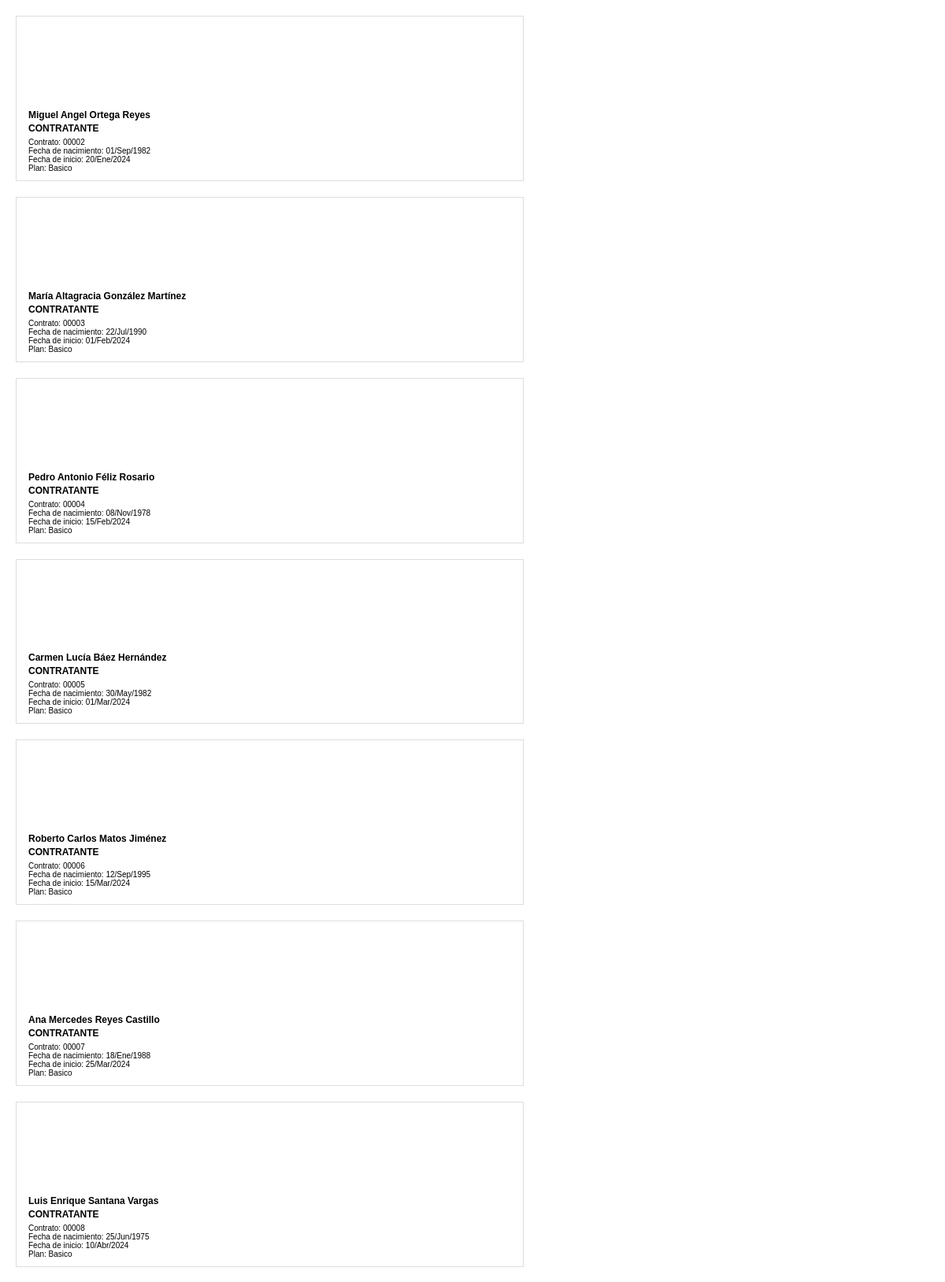
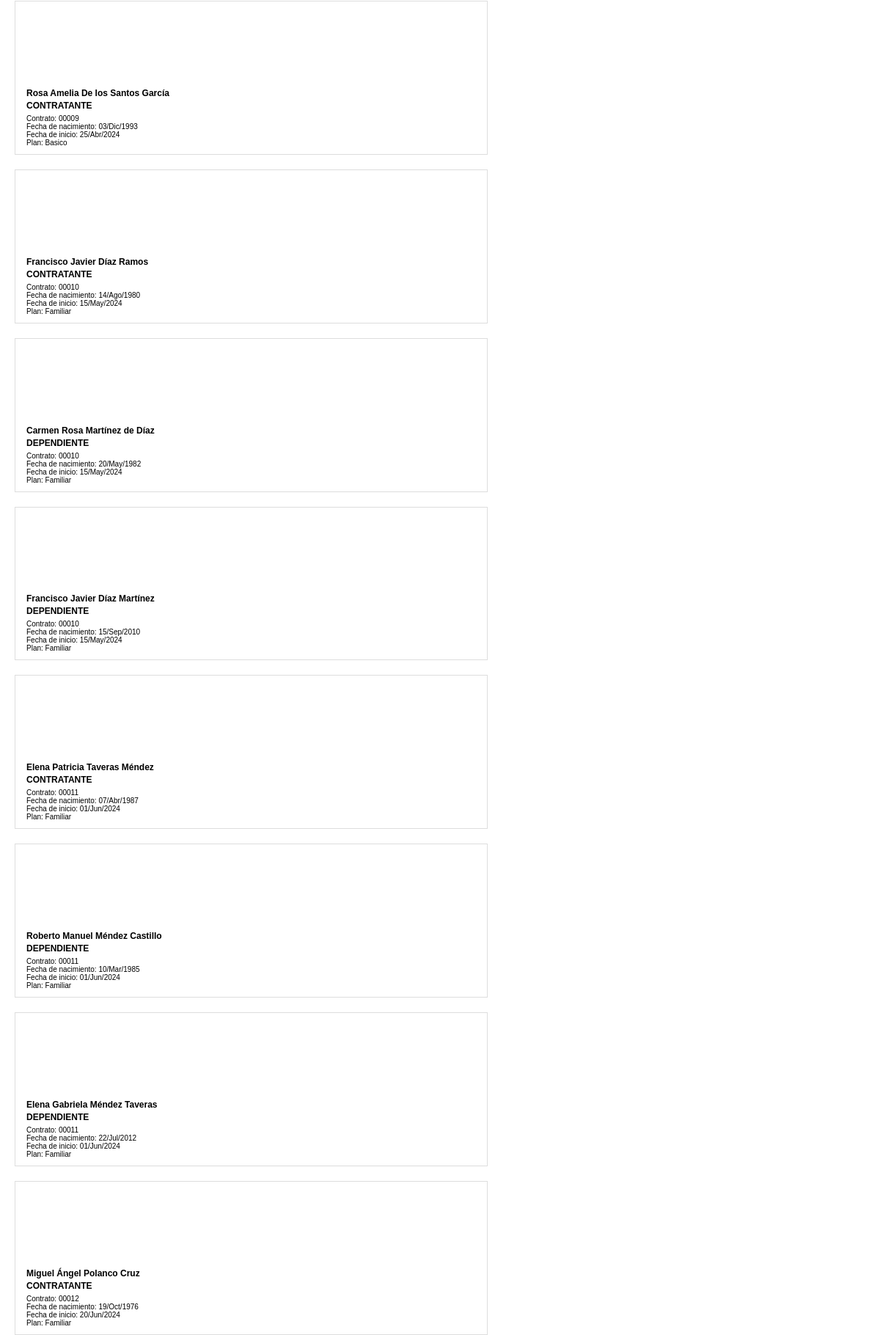
The app's page /imprimir_carnets.php (upper part) with its own data (2 pictures, top to bottom).
### tables this page shows
CREATE TABLE `contratos` (
  `id` int(11) NOT NULL,
  `numero_contrato` varchar(20) DEFAULT NULL,
  `cliente_id` int(11) NOT NULL,
  `plan_id` int(11) NOT NULL,
  `fecha_inicio` date NOT NULL,
  `fecha_fin` date DEFAULT NULL,
  `monto_mensual` decimal(10,2) NOT NULL,
  `monto_total` decimal(10,2) NOT NULL,
  `dia_cobro` int(11) NOT NULL,
  `telefono1` varchar(15) DEFAULT NULL COMMENT 'Teléfono Principal del contrato',
  `telefono2` varchar(15) DEFAULT NULL COMMENT 'Teléfono 2 del contrato',
  `no_whatsapp` varchar(15) DEFAULT NULL COMMENT 'No. WhatsApp del contrato',
  `direccion` text DEFAULT NULL COMMENT 'Dirección del contrato',
  `cobrador_id` int(11) DEFAULT NULL COMMENT 'Cobrador asignado al contrato',
  `estado` enum('activo','cancelado','suspendido') DEFAULT 'activo',
  `vendedor_id` int(11) DEFAULT NULL,
  `notas` text DEFAULT NULL,
  `ubicacion_lat` decimal(10,8) DEFAULT NULL COMMENT 'Latitud GPS del contrato',
  `ubicacion_lng` decimal(11,8) DEFAULT NULL COMMENT 'Longitud GPS del contrato',
  `ubicacion_ref` varchar(255) DEFAULT NULL COMMENT 'Referencia textual de la ubicación',
  `created_at` timestamp NOT NULL DEFAULT current_timestamp(),
  `updated_at` timestamp NOT NULL DEFAULT current_timestamp() ON UPDATE current_timestamp()
);

CREATE TABLE `clientes` (
  `id` int(11) NOT NULL,
  `codigo` varchar(5) NOT NULL,
  `nombre` varchar(100) NOT NULL,
  `apellidos` varchar(100) NOT NULL,
  `cedula` varchar(13) NOT NULL,
  `telefono1` varchar(15) NOT NULL,
  `email` varchar(100) NOT NULL,
  `fecha_nacimiento` date DEFAULT NULL,
  `fecha_registro` datetime NOT NULL,
  `estado` enum('activo','inactivo','suspendido') DEFAULT 'activo',
  `notas` text DEFAULT NULL,
  `created_at` timestamp NOT NULL DEFAULT current_timestamp(),
  `updated_at` timestamp NOT NULL DEFAULT current_timestamp() ON UPDATE current_timestamp()
);

CREATE TABLE `planes` (
  `id` int(11) NOT NULL,
  `codigo` varchar(20) DEFAULT NULL,
  `nombre` varchar(100) NOT NULL,
  `descripcion` text DEFAULT NULL,
  `precio_base` decimal(10,2) NOT NULL,
  `cobertura_maxima` decimal(10,2) DEFAULT NULL,
  `edad_minima` int(11) DEFAULT NULL,
  `edad_maxima` int(11) DEFAULT NULL,
  `periodo_carencia` int(11) DEFAULT NULL,
  `estado` enum('activo','inactivo') DEFAULT 'activo',
  `created_at` timestamp NOT NULL DEFAULT current_timestamp(),
  `updated_at` timestamp NOT NULL DEFAULT current_timestamp() ON UPDATE current_timestamp()
);

CREATE TABLE `dependientes` (
  `id` int(11) NOT NULL,
  `contrato_id` int(11) NOT NULL,
  `nombre` varchar(100) NOT NULL,
  `apellidos` varchar(100) NOT NULL,
  `relacion` varchar(50) NOT NULL,
  `fecha_nacimiento` date NOT NULL,
  `identificacion` varchar(20) NOT NULL,
  `telefono` varchar(15) DEFAULT NULL,
  `fecha_registro` date NOT NULL,
  `email` varchar(100) DEFAULT NULL,
  `plan_id` int(11) NOT NULL,
  `estado` enum('activo','inactivo') DEFAULT 'activo',
  `created_at` timestamp NOT NULL DEFAULT current_timestamp(),
  `updated_at` timestamp NOT NULL DEFAULT current_timestamp() ON UPDATE current_timestamp()
);

### imprimir_carnets.php (the view, shortened to what this page needs)
<?php
$servername = "localhost";
$username = "xygfyvca_disen";
$password = "*Camil7172*";
$dbname = "xygfyvca_disen";
$conn = new mysqli($servername, $username, $password, $dbname);
$search_query = isset($_GET['search']) ? $_GET['search'] : '';
$modo = isset($_GET['modo']) ? $_GET['modo'] : 'todos';
$selected_ids = [];
$sql_base = "
    SELECT
        c.id as contrato_id,
        c.numero_contrato,
        c.fecha_inicio,
        cl.id as cliente_id,
        cl.nombre as cliente_nombre,
        cl.apellidos as cliente_apellidos,
        cl.cedula,
        cl.codigo as cliente_codigo,
        cl.fecha_nacimiento as cliente_fecha_nacimiento,
        p.nombre as plan_nombre,
        d.id as dependiente_id,
        d.nombre as dependiente_nombre,
        d.apellidos as dependiente_apellidos,
        d.identificacion as dependiente_cedula,
        d.fecha_nacimiento as dependiente_fecha_nacimiento,
        d.fecha_registro as dependiente_fecha_registro
    FROM contratos c
    JOIN clientes cl ON c.cliente_id = cl.id
    JOIN planes p ON c.plan_id = p.id
    LEFT JOIN dependientes d ON c.id = d.contrato_id AND d.estado = 'activo'
    WHERE c.estado = 'activo'
";
if ($modo === 'todos') {
    $sql = $sql_base . " AND (c.numero_contrato LIKE ? OR cl.nombre LIKE ? OR cl.apellidos LIKE ? OR d.nombre LIKE ? OR d.apellidos LIKE ?)";
    $stmt = $conn->prepare($sql);
    $search_param = "%$search_query%";
    $stmt->bind_param("sssss", $search_param, $search_param, $search_param, $search_param, $search_param);
}
if (!$stmt->execute()) {
    die("Error al ejecutar la consulta: " . $stmt->error);
}
$result = $stmt->get_result();
$registros = $result->fetch_all(MYSQLI_ASSOC);
$carnets = [];
foreach ($registros as $row) {
    $contrato_id = $row['contrato_id'];
    $incluir_titular = $modo === 'todos' || in_array('T_' . $row['contrato_id'], $selected_ids);
    $incluir_dependiente = $row['dependiente_id'] && ($modo === 'todos' || in_array('D_' . $row['dependiente_id'], $selected_ids));
    if ($incluir_titular && !isset($carnets[$contrato_id])) {
        $carnets[$contrato_id] = [
            'titular' => $row,
            'dependientes' => []
        ];
    }
    if ($incluir_dependiente) {
        $carnets[$contrato_id]['dependientes'][] = $row;
    }
}
function formatearFecha($fecha) {
    $meses_es = [
        'Jan' => 'Ene',
        'Feb' => 'Feb',
        'Mar' => 'Mar',
        'Apr' => 'Abr',
        'May' => 'May',
        'Jun' => 'Jun',
        'Jul' => 'Jul',
        'Aug' => 'Ago',
        'Sep' => 'Sep',
        'Oct' => 'Oct',
        'Nov' => 'Nov',
        'Dec' => 'Dic'
    ];
    $fecha_formateada = date('d/M/Y', strtotime($fecha));
    foreach ($meses_es as $mes_en => $mes_es) {
        $fecha_formateada = str_replace($mes_en, $mes_es, $fecha_formateada);
    }
    return $fecha_formateada;
}
function generarCarnetHtml($datos, $es_titular) {
    $numero_contrato = $datos['numero_contrato'];
    if ($es_titular) {
        $fecha_inicio = formatearFecha($datos['fecha_inicio']);
    } else {
        if (!empty($datos['dependiente_fecha_registro']) && $datos['dependiente_fecha_registro'] !== '0000-00-00') {
            $fecha_inicio = formatearFecha($datos['dependiente_fecha_registro']);
        } else {
            $fecha_inicio = formatearFecha($datos['fecha_inicio']);
        }
    }
    $plan = $datos['plan_nombre'];
    if ($es_titular) {
        $nombre = $datos['cliente_nombre'] . ' ' . $datos['cliente_apellidos'];
        $tipo = 'CONTRATANTE';
        $fecha_nacimiento = formatearFecha($datos['cliente_fecha_nacimiento']);
    } else {
        $nombre = $datos['dependiente_nombre'] . ' ' . $datos['dependiente_apellidos'];
        $tipo = 'DEPENDIENTE';
        $fecha_nacimiento = formatearFecha($datos['dependiente_fecha_nacimiento']);
    }
    return '
    <div class="carnet">
        <div class="carnet-left">
            <div class="carnet-info">
                <div class="nombre">'.htmlspecialchars($nombre).'</div>
                <div class="tipo">'.htmlspecialchars($tipo).'</div>
                <div class="contrato">Contrato: '.htmlspecialchars($numero_contrato).'</div>
                <div class="fecha">Fecha de nacimiento: '.htmlspecialchars($fecha_nacimiento).'</div>
                <div class="fecha">Fecha de inicio: '.htmlspecialchars($fecha_inicio).'</div>
                <div class="plan">Plan: '.htmlspecialchars($plan).'</div>
            </div>
        </div>
        <div class="carnet-right"></div>
    </div>';
}
?>
<!DOCTYPE html>
<html>
<head>
</head>
<body>
    <div class="carnet-container">
        <?php
        if (empty($carnets)) {
            echo "<p>No se encontraron carnets para mostrar.</p>";
        } else {
            foreach ($carnets as $contrato_id => $data) {
                if (!empty($data['titular'])) {
                    echo generarCarnetHtml($data['titular'], true);
                }
                foreach ($data['dependientes'] as $dependiente) {
                    echo generarCarnetHtml($dependiente, false);
                }
            }
        }
        ?>
    </div>
</body>
</html>

### imprimir_carnets.php (style rules this page uses)
body { margin: 0; padding: 0; background: white; }
.carnet-container { display: flex; flex-wrap: wrap; gap: 20px; padding: 20px; }
.carnet { display: flex; width: 17cm; height: 5.5cm; position: relative; border: 1px solid #ddd; page-break-inside: avoid; }
.carnet-left { width: 50%; background-image: url('assets/carnets/Carnet1-cover.png'); background-size: cover; background-repeat: no-repeat; background-position: center; position: relative; }
.carnet-right { width: 50%; background-image: url('assets/carnets/Carnet2-cover.png'); background-size: cover; background-repeat: no-repeat; background-position: center; }
.carnet-info { position: absolute; bottom: 10px; left: 15px; color: black; font-family: Arial, sans-serif; }
.nombre { font-size: 12px; font-weight: bold; margin-bottom: 3px; }
.tipo { font-size: 12px; font-weight: bold; margin-bottom: 5px; }
.contrato, .fecha, .plan { font-size: 10px; }

### records on screen
contratos: cliente.apellidos "Miguel Angel Ortega Reyes", tipo "CONTRATANTE", numero_contrato "00002", cliente.fecha_nacimiento "01/Sep/1982", fecha_inicio "20/Ene/2024", plan.nombre "Basico"
contratos: cliente.apellidos "María Altagracia González Martínez", tipo "CONTRATANTE", numero_contrato "00003", cliente.fecha_nacimiento "22/Jul/1990", fecha_inicio "01/Feb/2024", plan.nombre "Basico"
contratos: cliente.apellidos "Pedro Antonio Féliz Rosario", tipo "CONTRATANTE", numero_contrato "00004", cliente.fecha_nacimiento "08/Nov/1978", fecha_inicio "15/Feb/2024", plan.nombre "Basico"
contratos: cliente.apellidos "Carmen Lucía Báez Hernández", tipo "CONTRATANTE", numero_contrato "00005", cliente.fecha_nacimiento "30/May/1982", fecha_inicio "01/Mar/2024", plan.nombre "Basico"
contratos: cliente.apellidos "Roberto Carlos Matos Jiménez", tipo "CONTRATANTE", numero_contrato "00006", cliente.fecha_nacimiento "12/Sep/1995", fecha_inicio "15/Mar/2024", plan.nombre "Basico"
contratos: cliente.apellidos "Ana Mercedes Reyes Castillo", tipo "CONTRATANTE", numero_contrato "00007", cliente.fecha_nacimiento "18/Ene/1988", fecha_inicio "25/Mar/2024", plan.nombre "Basico"
contratos: cliente.apellidos "Luis Enrique Santana Vargas", tipo "CONTRATANTE", numero_contrato "00008", cliente.fecha_nacimiento "25/Jun/1975", fecha_inicio "10/Abr/2024", plan.nombre "Basico"
contratos: cliente.apellidos "Rosa Amelia De los Santos García", tipo "CONTRATANTE", numero_contrato "00009", cliente.fecha_nacimiento "03/Dic/1993", fecha_inicio "25/Abr/2024", plan.nombre "Basico"
contratos: cliente.apellidos "Francisco Javier Díaz Ramos", tipo "CONTRATANTE", numero_contrato "00010", cliente.fecha_nacimiento "14/Ago/1980", fecha_inicio "15/May/2024", plan.nombre "Familiar", dependientes.nombre+apellidos "Carmen Rosa Martínez de Díaz", tipo "DEPENDIENTE", dependientes.fecha_nacimiento "20/May/1982", dependientes.fecha_registro "15/May/2024", dependientes.nombre+apellidos "Francisco Javier Díaz Martínez", dependientes.fecha_nacimiento "15/Sep/2010"
contratos: cliente.apellidos "Elena Patricia Taveras Méndez", tipo "CONTRATANTE", numero_contrato "00011", cliente.fecha_nacimiento "07/Abr/1987", fecha_inicio "01/Jun/2024", plan.nombre "Familiar", dependientes.nombre+apellidos "Roberto Manuel Méndez Castillo", tipo "DEPENDIENTE", dependientes.fecha_nacimiento "10/Mar/1985", dependientes.fecha_registro "01/Jun/2024", dependientes.nombre+apellidos "Elena Gabriela Méndez Taveras", dependientes.fecha_nacimiento "22/Jul/2012"
contratos: cliente.apellidos "Miguel Ángel Polanco Cruz", tipo "CONTRATANTE", numero_contrato "00012", cliente.fecha_nacimiento "19/Oct/1976", fecha_inicio "20/Jun/2024", plan.nombre "Familiar"
